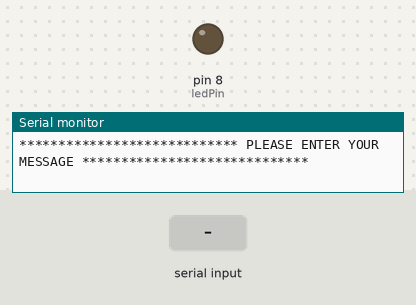
Recording of a sketch running on a simulated Arduino Uno, built with avr-gcc and run on an emulated ATmega328P. On the bench: output pins drawn as LEDs (lit = HIGH), the last lines printed to the serial monitor. Dashed ring = blinking. Inputs (shaded band) come from the test bench.

Above: at 1.4 s.
1.5 s: "30 150\n" received over Serial
At 1.8 s:
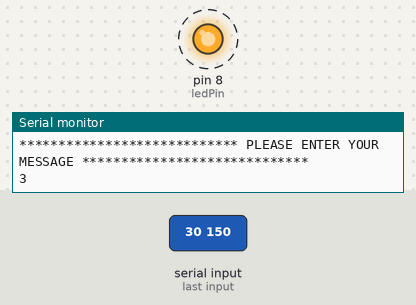
At 8.7 s:
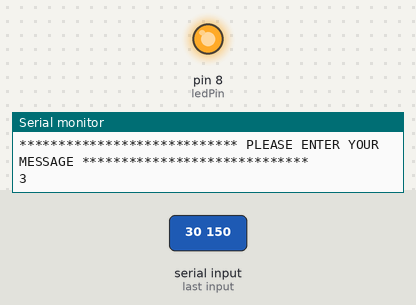
Timing chart, 0 to 10.2 s (numbered marks = the images above; inputs shaded):
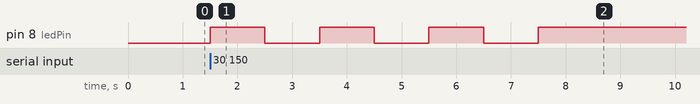

Measured:
- after the input at 1.5 s, pin 8 (ledPin): alternates HIGH for 1.0 s and LOW for 1.0 s, 7 changes in all, then stays HIGH, starting at once

The sketch:

Embedded_Systems_Task_2.1P.ino
```cpp
/****
   Embedded Systems Development
   Exercise : Task 2.1P - First Name Blinky
   Name : Ereena Bagga
   Student ID : 2010993040
 ****/

// Define LED Pin
int ledPin = 8;
// Declare character input to be translated into morse code
char input;
// Declare duration for dot as 1 second
int dotDuration = 1000;
// Declare duration for dash as 3*dotDuration, i.e., 3 seconds
int dashDuration = dotDuration * 3;

// Array for letters 'A' to 'Z' in morse code
char *letters[] = {
  ".-", "-...", "-.-.", "-..", ".", "..-.", "--.", "....", "..",
  ".---", "-.-", ".-..", "--", "-.", "---", ".--.", "--.-", ".-.",
  "...", "-", "..-", "...-", ".--", "-..-", "-.--", "--.."
};

// Array for numbers 0 to 9 in morse code
char *numbers[] = {
  "-----", ".----", "..---", "...--", "....-", ".....", "-....",
  "--...", "---..", "----."
};

void setup()
{
  // put your setup code here, to run once:

  // Set the LED Pin as output
  pinMode(ledPin, OUTPUT);// [1]
  Serial.begin(9600); // [2]
  Serial.println("************************************ TASK 1.2P *************************************");
  Serial.println("******************** TRANSLATION OF MORSE CODE INTO BLINKING LED *******************");
  Serial.println("**************************** PLEASE ENTER YOUR MESSAGE *****************************");
}

void loop()
{
  // put your main code here, to run repeatedly:

  // [3] While the number of characters being read from the Serial port are greater than 0
  while (Serial.available() > 0)
  {
    input = Serial.read(); // [4] We read the incoming serial data
    Serial.print(input); // [5] and print it

    // If the input given belongs to uppercase letters
    if (input >= 'A' && input <= 'Z')
    {
      flashMorseCode(letters[input - 'A']); // Method call to flash morse code on LED
    }

    // If the input given belongs to lowercase letters
    else  if (input >= 'a' && input <= 'z')
    {
      flashMorseCode(letters[input - 'a']); // Method call to flash morse code on LED
    }

    // If the input given belongs to numbers
    else if (input >= '0' && input <= '9')
    {
      flashMorseCode(numbers[input - '0']); // Method call to flash morse code on LED
    }

    // If the input given is a space between words
    else if (input == ' ')
    {
      // Give a delay equal to seven dots for space
      delay(dotDuration * 7);
    }
  }
}

/**
     This method flashes the morse code for the input letter or number
     @param *morseCode -- pointer to the morse code
*/
void flashMorseCode(char *morseCode)
{
  // Iterating through the entire string of morse code
  for (int i = 0 ; morseCode[i] != NULL ; i++)
  {
    // [6] Turn on the LED
    digitalWrite(ledPin, HIGH);

    // If the given character is a dot
    if (morseCode[i] == '.')
    {
      // Give a delay for 1 second
      delay(dotDuration);
    }

    // Else if the given character is a dash
    else
    {
      // Give a delay for 3 seconds
      delay(dashDuration);
    }

    // Turn the led off
    digitalWrite(ledPin, LOW);

    // A delay of 1 second is given after blinking each part of a character
    delay(dotDuration);
  }
  // A delay of 3 seconds is given after blinking each character
  delay(dashDuration);
}

/****
   [1] Reference for pinMode(pin,mode) Function: https://www.arduino.cc/reference/en/language/functions/digital-io/pinmode/
   [2] Reference for Serial.begin(speed) Function: https://www.arduino.cc/reference/en/language/functions/communication/serial/begin/
   [3] Reference for Serial.available() Function: https://www.arduino.cc/reference/en/language/functions/communication/serial/available/
   [4] Reference for Serial.read() Function: https://www.arduino.cc/reference/en/language/functions/communication/serial/read/
   [5] Reference for Serial.println(value) Function: https://www.arduino.cc/reference/en/language/functions/communication/serial/println/
   [6] Reference for digitalWrite(pin,value) Function: https://www.arduino.cc/reference/en/language/functions/digital-io/digitalwrite/
****/
```
